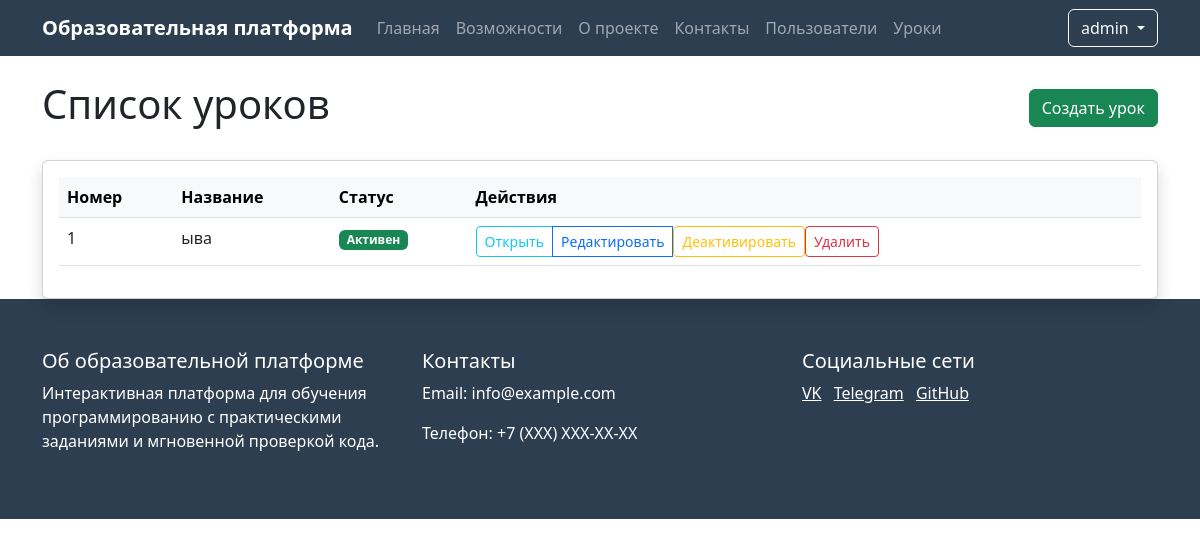
/admin/lessons (signed in), run on an earlier commit of the app's database.
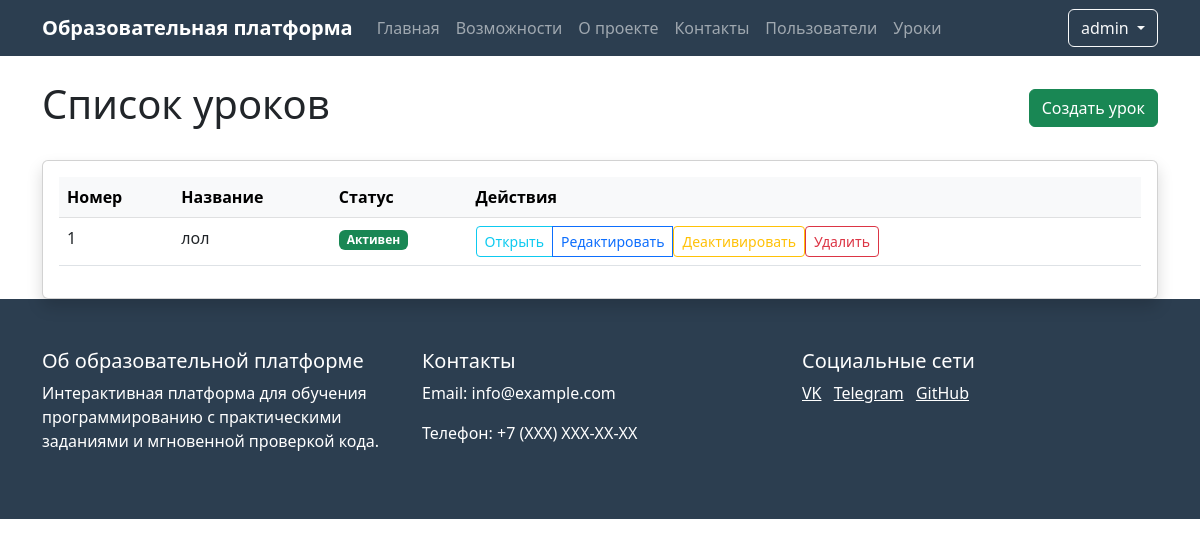
And on a later commit of the database.
### app.py (models this page shows, shortened)
class User(UserMixin, db.Model):
    id = db.Column(db.Integer, primary_key=True)
    name = db.Column(db.String(100), nullable=False)
    username = db.Column(db.String(80), unique=True, nullable=False)
    email = db.Column(db.String(120), unique=True, nullable=False)
    password_hash = db.Column(db.String(128))
    is_admin = db.Column(db.Boolean, default=False)
    created_at = db.Column(db.DateTime, default=db.func.now())
    last_login = db.Column(db.DateTime)
    is_active = db.Column(db.Boolean, default=True)

class Lesson(db.Model):
    id = db.Column(db.Integer, primary_key=True)
    order_number = db.Column(db.Integer, unique=True, nullable=False)
    title = db.Column(db.String(200), nullable=False)
    description = db.Column(db.Text)
    is_active = db.Column(db.Boolean, default=True)
    created_at = db.Column(db.DateTime, default=db.func.now())
    theory_content = db.Column(db.Text)
    theory_test = db.relationship('TheoryTest', backref='lesson', uselist=False)
    practice_tasks = db.relationship('PracticeTask', backref='lesson', lazy=True)

### app.py (the view)
@app.route('/admin/lessons')
@login_required
def lesson_list():
    if not current_user.is_admin:
        abort(403)
    lessons = Lesson.query.order_by(Lesson.order_number).all()
    return render_template('lesson_list.html', lessons=lessons)

### app.py (called while the page is built)
@login_manager.user_loader
def load_user(user_id):
    return User.query.get(int(user_id))

### templates/lesson_list.html (shortened to what this page needs)
{% extends "base.html" %}
{% block content %}
<div class="container mt-4">
    <div class="d-flex justify-content-between align-items-center mb-4">
        <h1>Список уроков</h1>
        <a href="{{ url_for('create_lesson') }}" class="btn btn-success">
             Создать урок
        </a>
    </div>
    <div class="card shadow">
        <div class="card-body">
            <div class="table-responsive">
                <table class="table table-hover">
                    <thead class="table-light">
                        <tr>
                            <th>Номер</th>
                            <th>Название</th>
                            <th>Статус</th>
                            <th>Действия</th>
                        </tr>
                    </thead>
                    <tbody>
                        {% for lesson in lessons %}
                        <tr>
                            <td>{{ lesson.order_number }}</td>
                            <td>{{ lesson.title }}</td>
                            <td>
                                {% if lesson.is_active %}
                                    <span class="badge bg-success">Активен</span>
                                {% else %}
                                    <span class="badge bg-danger">Неактивен</span>
                                {% endif %}
                            </td>
                            <td>
                                <div class="btn-group" role="group">
                                    <a href="{{ url_for('view_lesson', lesson_id=lesson.id) }}"
                                       class="btn btn-sm btn-outline-info">
                                         Открыть
                                    </a>
                                    <a href="{{ url_for('edit_lesson', lesson_id=lesson.id) }}"
                                       class="btn btn-sm btn-outline-primary">
                                         Редактировать
                                    </a>
                                    <form method="POST" action="{{ url_for('toggle_lesson_status', lesson_id=lesson.id) }}"
                                          class="d-inline">
                                        <button type="submit" class="btn btn-sm btn-outline-warning">
                                            {% if lesson.is_active %}
                                                 Деактивировать
                                            {% else %}
                                                <i class="bi bi-check-circle"></i> Активировать
                                            {% endif %}
                                        </button>
                                    </form>
                                    <form method="POST" action="{{ url_for('delete_lesson', lesson_id=lesson.id) }}"
                                          class="d-inline"
                                          onsubmit="return confirm('Вы уверены, что хотите удалить этот урок?');">
                                        <button type="submit" class="btn btn-sm btn-outline-danger">
                                             Удалить
                                        </button>
                                    </form>
                                </div>
                            </td>
                        </tr>
                        {% endfor %}
                    </tbody>
                </table>
            </div>
        </div>
    </div>
</div>
{% endblock %}

### templates/base.html (shortened to what this page needs)
<!DOCTYPE html>
<html lang="ru">
<head>
    <link href="https://cdn.jsdelivr.net/npm/bootstrap@5.3.0/dist/css/bootstrap.min.css" rel="stylesheet">
</head>
<body>
    <nav class="navbar navbar-expand-lg navbar-dark">
        <div class="container">
            <a class="navbar-brand" href="{{ url_for('index') }}">Образовательная платформа</a>
            <div class="collapse navbar-collapse" id="navbarNav">
                <ul class="navbar-nav me-auto">
                    <li class="nav-item">
                        <a class="nav-link" href="{{ url_for('index') }}">Главная</a>
                    </li>
                    <li class="nav-item">
                        <a class="nav-link" href="#features">Возможности</a>
                    </li>
                    <li class="nav-item">
                        <a class="nav-link" href="#about">О проекте</a>
                    </li>
                    <li class="nav-item">
                        <a class="nav-link" href="#contact">Контакты</a>
                    </li>
                    {% if current_user.is_admin %}
                        <li class="nav-item">
                            <a class="nav-link" href="{{ url_for('user_list') }}">Пользователи</a>
                        </li>
                        <li class="nav-item">
                            <a class="nav-link" href="{{ url_for('lesson_list') }}">Уроки</a>
                        </li>
                    {% endif %}
                </ul>
                <div class="d-flex">
                    {% if current_user.is_authenticated %}
                        <div class="dropdown">
                            <button class="btn btn-outline-light dropdown-toggle" type="button" id="userMenu" data-bs-toggle="dropdown">
                                {{ current_user.username }}
                            </button>
                        </div>
                    {% else %}
                        <a href="{{ url_for('login') }}" class="btn btn-outline-light me-2">Войти</a>
                    {% endif %}
                </div>
            </div>
        </div>
    </nav>
    {% block content %}{% endblock %}
    <footer class="footer">
        <div class="container">
            <div class="row">
                <div class="col-md-4">
                    <h5>Об образовательной платформе</h5>
                    <p>Интерактивная платформа для обучения программированию с практическими заданиями и мгновенной проверкой кода.</p>
                </div>
                <div class="col-md-4">
                    <h5>Контакты</h5>
                    <p>Email: info@example.com</p>
                    <p>Телефон: +7 (XXX) XXX-XX-XX</p>
                </div>
                <div class="col-md-4">
                    <h5>Социальные сети</h5>
                    <a href="#" class="text-white me-2">VK</a>
                    <a href="#" class="text-white me-2">Telegram</a>
                    <a href="#" class="text-white">GitHub</a>
                </div>
            </div>
        </div>
    </footer>
</body>
</html>

### templates/base.html (style rules this page uses)
.navbar { background-color: #2c3e50; }
.navbar-brand { font-weight: bold; }
.footer { background-color: #2c3e50; color: white; padding: 50px 0; }

What changed in the data, as far as the page shows it:
removed Lesson: order_number "1", title "ыва", is_active "Активен"
added Lesson: order_number "1", title "лол", is_active "Активен"
